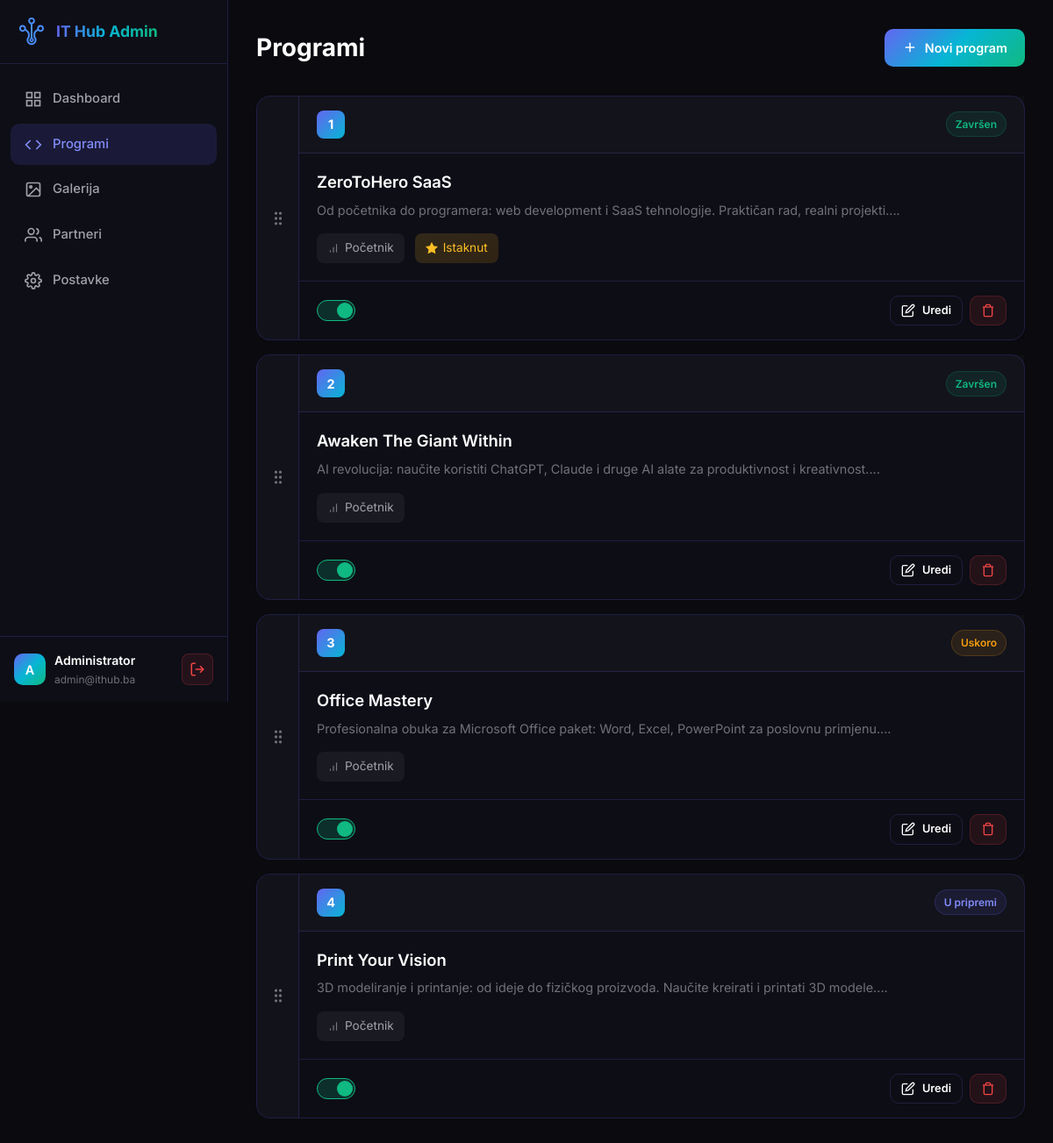
The page /programs (signed in) on the database its author committed.
### tables this page shows
CREATE TABLE IF NOT EXISTS programs (
    id INT PRIMARY KEY AUTO_INCREMENT,
    title VARCHAR(255) NOT NULL,
    description TEXT,
    duration VARCHAR(100),
    level VARCHAR(50) DEFAULT 'Početnik',
    icon VARCHAR(50) DEFAULT 'code',
    featured BOOLEAN DEFAULT FALSE,
    technologies JSON,
    period VARCHAR(255),
    format TEXT,
    participants VARCHAR(255),
    status VARCHAR(50) DEFAULT 'U pripremi',
    full_description TEXT,
    highlights JSON,
    requirements TEXT,
    sort_order INT DEFAULT 0,
    active BOOLEAN DEFAULT TRUE,
    created_at TIMESTAMP DEFAULT CURRENT_TIMESTAMP,
    updated_at TIMESTAMP DEFAULT CURRENT_TIMESTAMP ON UPDATE CURRENT_TIMESTAMP
);

### includes/functions.php (called while the page is built, shortened)
<?php
function e($string)
{
    return htmlspecialchars($string ?? "", ENT_QUOTES, "UTF-8");
}
function asset($path)
{
    return SITE_URL . "/public/" . ltrim($path, "/");
}
function url($path = "")
{
    return SITE_URL . "/" . ltrim($path, "/");
}

### includes/auth.php (called while the page is built, shortened)
<?php
class Auth
{
    public static function check()
    {
        return isset($_SESSION["admin_user_id"]) && !empty($_SESSION["admin_user_id"]);
    }
    public static function user()
    {
        return [
            "id" => $_SESSION["admin_user_id"],
            "name" => $_SESSION["admin_user_name"] ?? "Admin",
            "email" => $_SESSION["admin_user_email"] ?? "",
        ];
    }
}

### includes/database.php (called while the page is built, shortened)
<?php
class Database
{
    private static $instance = null;
    private $pdo;
    public static function getInstance()
    {
        if (self::$instance === null) {
            self::$instance = new self();
        }
        return self::$instance;
    }
    private function connect()
    {
        $dsn = sprintf(
            "mysql:host=%s;dbname=%s;charset=%s",
            DB_HOST,
            DB_NAME,
            DB_CHARSET
        );
        $options = [
            PDO::ATTR_ERRMODE => PDO::ERRMODE_EXCEPTION,
            PDO::ATTR_DEFAULT_FETCH_MODE => PDO::FETCH_ASSOC,
            PDO::ATTR_EMULATE_PREPARES => false,
        ];
        try {
            $this->pdo = new PDO($dsn, DB_USER, DB_PASS, $options);
            $this->pdo->exec("SET NAMES utf8mb4 COLLATE utf8mb4_unicode_ci");
        } catch (PDOException $e) {
            throw new Exception("Database connection failed: " . $e->getMessage());
        }
    }
    public function query($sql, $params = [])
    {
        $stmt = $this->pdo->prepare($sql);
        $stmt->execute($params);
        return $stmt;
    }
    public function fetchAll($sql, $params = [])
    {
        return $this->query($sql, $params)->fetchAll();
    }
}
function db()
{
    return Database::getInstance();
}

### includes/models/Program.php (called while the page is built, shortened)
<?php
class Program
{
    public static function all($activeOnly = false)
    {
        $sql = "SELECT * FROM programs";
        $sql .= " ORDER BY sort_order ASC, id ASC";
        return db()->fetchAll($sql);
    }
}

### programs.php (the view, shortened to what this page needs)
<?php
require_once __DIR__ . "/includes/functions.php";
require_once __DIR__ . "/includes/database.php";
require_once __DIR__ . "/includes/auth.php";
require_once __DIR__ . "/includes/models/Program.php";
$programs = Program::all();
$active = "programs";
?>
<!DOCTYPE html>
<html lang="bs">
<head>
    <link rel="stylesheet" href="<?= asset('css/admin.css') ?>">
</head>
<body>
    <div class="admin-wrapper">
        <aside class="sidebar">
            <div class="sidebar-header">
                <a href="<?= url('dashboard') ?>" class="sidebar-logo">
                    <img src="<?= asset('images/logo-icon.svg') ?>" alt="IT Hub">
                    <span>IT Hub Admin</span>
                </a>
            </div>
            <nav class="sidebar-nav">
                <ul>
                    <li>
                        <a href="<?= url('dashboard') ?>" class="<?= ($active ?? '') === 'dashboard' ? 'active' : '' ?>">
                            <svg viewBox="0 0 24 24" fill="none" stroke="currentColor" stroke-width="2">
                                <rect x="3" y="3" width="7" height="7"></rect>
                                <rect x="14" y="3" width="7" height="7"></rect>
                                <rect x="14" y="14" width="7" height="7"></rect>
                                <rect x="3" y="14" width="7" height="7"></rect>
                            </svg>
                            <span>Dashboard</span>
                        </a>
                    </li>
                    <li>
                        <a href="<?= url('programs') ?>" class="<?= ($active ?? '') === 'programs' ? 'active' : '' ?>">
                            <svg viewBox="0 0 24 24" fill="none" stroke="currentColor" stroke-width="2">
                                <polyline points="16 18 22 12 16 6"></polyline>
                                <polyline points="8 6 2 12 8 18"></polyline>
                            </svg>
                            <span>Programi</span>
                        </a>
                    </li>
                    <li>
                        <a href="<?= url('gallery') ?>" class="<?= ($active ?? '') === 'gallery' ? 'active' : '' ?>">
                            <svg viewBox="0 0 24 24" fill="none" stroke="currentColor" stroke-width="2">
                                <rect x="3" y="3" width="18" height="18" rx="2" ry="2"></rect>
                                <circle cx="8.5" cy="8.5" r="1.5"></circle>
                                <polyline points="21 15 16 10 5 21"></polyline>
                            </svg>
                            <span>Galerija</span>
                        </a>
                    </li>
                    <li>
                        <a href="<?= url('partners') ?>" class="<?= ($active ?? '') === 'partners' ? 'active' : '' ?>">
                            <svg viewBox="0 0 24 24" fill="none" stroke="currentColor" stroke-width="2">
                                <path d="M17 21v-2a4 4 0 0 0-4-4H5a4 4 0 0 0-4 4v2"></path>
                                <circle cx="9" cy="7" r="4"></circle>
                                <path d="M23 21v-2a4 4 0 0 0-3-3.87"></path>
                                <path d="M16 3.13a4 4 0 0 1 0 7.75"></path>
                            </svg>
                            <span>Partneri</span>
                        </a>
                    </li>
                    <li>
                        <a href="<?= url('settings') ?>" class="<?= ($active ?? '') === 'settings' ? 'active' : '' ?>">
                            <span>Postavke</span>
                        </a>
                    </li>
                </ul>
            </nav>
            <div class="sidebar-footer">
                <div class="user-info">
                    <div class="user-avatar">
                        <?= strtoupper(substr(Auth::user()['name'] ?? 'A', 0, 1)) ?>
                    </div>
                    <div class="user-details">
                        <span class="user-name"><?= e(Auth::user()['name'] ?? 'Admin') ?></span>
                        <span class="user-email"><?= e(Auth::user()['email'] ?? '') ?></span>
                    </div>
                </div>
                <a href="<?= url('logout') ?>" class="logout-btn" title="Odjava">
                    <svg viewBox="0 0 24 24" fill="none" stroke="currentColor" stroke-width="2">
                        <path d="M9 21H5a2 2 0 0 1-2-2V5a2 2 0 0 1 2-2h4"></path>
                        <polyline points="16 17 21 12 16 7"></polyline>
                        <line x1="21" y1="12" x2="9" y2="12"></line>
                    </svg>
                </a>
            </div>
        </aside>
        <main class="main-content">
            <div class="page-content">
<div class="page-header">
    <h1 class="page-title">Programi</h1>
    <div class="page-actions">
        <a href="<?= url("program-create") ?>" class="btn btn-primary">
            <svg viewBox="0 0 24 24" fill="none" stroke="currentColor" stroke-width="2">
                <line x1="12" y1="5" x2="12" y2="19"></line>
                <line x1="5" y1="12" x2="19" y2="12"></line>
            </svg>
            Novi program
        </a>
    </div>
</div>
<?php if (!empty($programs)): ?>
<div class="programs-grid-admin" id="programsGrid">
    <?php foreach ($programs as $index => $program): ?>
    <div class="program-card-admin" data-id="<?= $program["id"] ?>">
        <div class="program-card-drag" title="Prevuci za promjenu redoslijeda">
            <svg viewBox="0 0 24 24" fill="none" stroke="currentColor" stroke-width="2">
                <circle cx="9" cy="5" r="1"></circle>
                <circle cx="9" cy="12" r="1"></circle>
                <circle cx="9" cy="19" r="1"></circle>
                <circle cx="15" cy="5" r="1"></circle>
                <circle cx="15" cy="12" r="1"></circle>
                <circle cx="15" cy="19" r="1"></circle>
            </svg>
        </div>
        <div class="program-card-content">
            <div class="program-card-header">
                <div class="program-card-number"><?= $index + 1 ?></div>
                <div class="program-card-status">
                    <?php
                    $statusClass = "badge-info";
                    if ($program["status"] === "Završen") {
                        $statusClass = "badge-success";
                    } elseif ($program["status"] === "Uskoro") {
                        $statusClass = "badge-warning";
                    } elseif ($program["status"] === "U pripremi") {
                        $statusClass = "badge-primary";
                    } elseif ($program["status"] === "Prijave u toku") {
                        $statusClass = "badge-info";
                    }
                    ?>
                    <span class="badge <?= $statusClass ?>"><?= e(
    $program["status"],
) ?></span>
                </div>
            </div>
            <div class="program-card-body">
                <h3 class="program-card-title"><?= e($program["title"]) ?></h3>
                <?php if ($program["description"]): ?>
                <p class="program-card-desc"><?= e(
                    substr($program["description"], 0, 100),
                ) ?>...</p>
                <?php endif; ?>
                <div class="program-card-meta">
                    <div class="program-card-meta-item">
                        <svg viewBox="0 0 24 24" fill="none" stroke="currentColor" stroke-width="2">
                            <path d="M12 20V10"></path>
                            <path d="M18 20V4"></path>
                            <path d="M6 20v-4"></path>
                        </svg>
                        <span><?= e($program["level"]) ?></span>
                    </div>
                    <?php if ($program["featured"]): ?>
                    <div class="program-card-meta-item featured">
                        <svg viewBox="0 0 24 24" fill="none" stroke="currentColor" stroke-width="2">
                            <polygon points="12 2 15.09 8.26 22 9.27 17 14.14 18.18 21.02 12 17.77 5.82 21.02 7 14.14 2 9.27 8.91 8.26 12 2"></polygon>
                        </svg>
                        <span>Istaknut</span>
                    </div>
                    <?php endif; ?>
                </div>
            </div>
            <div class="program-card-footer">
                <label class="toggle" title="Aktivan/Neaktivan">
                    <span class="toggle-slider"></span>
                </label>
                <div class="program-card-actions">
                    <a href="<?= url(
                        "admin/program-edit?id=" . $program["id"],
                    ) ?>"
                       class="btn btn-secondary btn-sm">
                        <svg viewBox="0 0 24 24" fill="none" stroke="currentColor" stroke-width="2">
                            <path d="M11 4H4a2 2 0 0 0-2 2v14a2 2 0 0 0 2 2h14a2 2 0 0 0 2-2v-7"></path>
                            <path d="M18.5 2.5a2.121 2.121 0 0 1 3 3L12 15l-4 1 1-4 9.5-9.5z"></path>
                        </svg>
                        Uredi
                    </a>
                    <a href="<?= url(
                        "admin/program-delete?id=" . $program["id"],
                    ) ?>"
                       class="btn btn-danger btn-sm"
                       data-delete>
                        <svg viewBox="0 0 24 24" fill="none" stroke="currentColor" stroke-width="2">
                            <polyline points="3 6 5 6 21 6"></polyline>
                            <path d="M19 6v14a2 2 0 0 1-2 2H7a2 2 0 0 1-2-2V6m3 0V4a2 2 0 0 1 2-2h4a2 2 0 0 1 2 2v2"></path>
                        </svg>
                    </a>
                </div>
            </div>
        </div>
    </div>
    <?php endforeach; ?>
</div>
<?php endif; ?>
            </div>
        </main>
    </div>
</body>
</html>

### programs.php (style rules this page uses)
.programs-grid-admin { display: flex; flex-direction: column; gap: 16px; }
.program-card-admin { background: var(--bg-card); border: 1px solid var(--border-color); border-radius: 16px; display: flex; align-items: stretch; transition: border-color 0.2s ease, box-shadow 0.2s ease, transform 0.3s cubic-bezier(0.25, 1, 0.5, 1); position: relative; }
.program-card-drag { display: flex; align-items: center; justify-content: center; width: 48px; min-width: 48px; background: rgba(255, 255, 255, 0.02); border-right: 1px solid var(--border-color); border-radius: 16px 0 0 16px; cursor: grab; color: var(--text-muted); transition: background 0.2s, color 0.2s; }
.program-card-drag svg { width: 20px; height: 20px; }
.program-card-content { flex: 1; display: flex; flex-direction: column; min-width: 0; }
.program-card-header { display: flex; align-items: center; justify-content: space-between; padding: 16px 20px; background: rgba(255, 255, 255, 0.02); border-bottom: 1px solid var(--border-color); }
.program-card-number { width: 32px; height: 32px; border-radius: 8px; background: linear-gradient(135deg, var(--primary), var(--accent)); display: flex; align-items: center; justify-content: center; font-weight: 700; font-size: 0.9rem; color: white; }
.program-card-body { padding: 20px; flex: 1; }
.program-card-title { font-size: 1.15rem; font-weight: 600; margin-bottom: 8px; line-height: 1.4; }
.program-card-desc { font-size: 0.9rem; color: var(--text-muted); line-height: 1.5; margin-bottom: 16px; }
.program-card-meta { display: flex; flex-wrap: wrap; gap: 12px; }
.program-card-meta-item { display: flex; align-items: center; gap: 6px; font-size: 0.85rem; color: var(--text-secondary); background: rgba(255, 255, 255, 0.05); padding: 6px 12px; border-radius: 8px; }
.program-card-meta-item svg { width: 14px; height: 14px; opacity: 0.7; }
.program-card-meta-item.featured { background: linear-gradient(135deg, rgba(251, 191, 36, 0.15), rgba(245, 158, 11, 0.15)); color: #fbbf24; }
.program-card-meta-item.featured svg { opacity: 1; fill: currentColor; }
.program-card-footer { display: flex; align-items: center; justify-content: space-between; padding: 16px 20px; background: rgba(0, 0, 0, 0.1); border-top: 1px solid var(--border-color); }
.program-card-actions { display: flex; gap: 8px; }

### rows shown on the page
programs: status "Završen", title "ZeroToHero SaaS", description "Od početnika do programera: web development i SaaS tehnologije. Praktičan rad, realni projekti.", level "Početnik", featured 1 (drawn)
programs: status "Završen", title "Awaken The Giant Within", description "AI revolucija: naučite koristiti ChatGPT, Claude i druge AI alate za produktivnost i kreativnost.", level "Početnik"
programs: status "Uskoro", title "Office Mastery", description "Profesionalna obuka za Microsoft Office paket: Word, Excel, PowerPoint za poslovnu primjenu.", level "Početnik"
programs: status "U pripremi", title "Print Your Vision", description "3D modeliranje i printanje: od ideje do fizičkog proizvoda. Naučite kreirati i printati 3D modele.", level "Početnik"

### other values the page prints
substr(Auth::user()['name'] ?? 'A', 0, 1) "A"
Auth::user()['name'] "Administrator"
Auth::user()['email'] "admin@ithub.ba"
